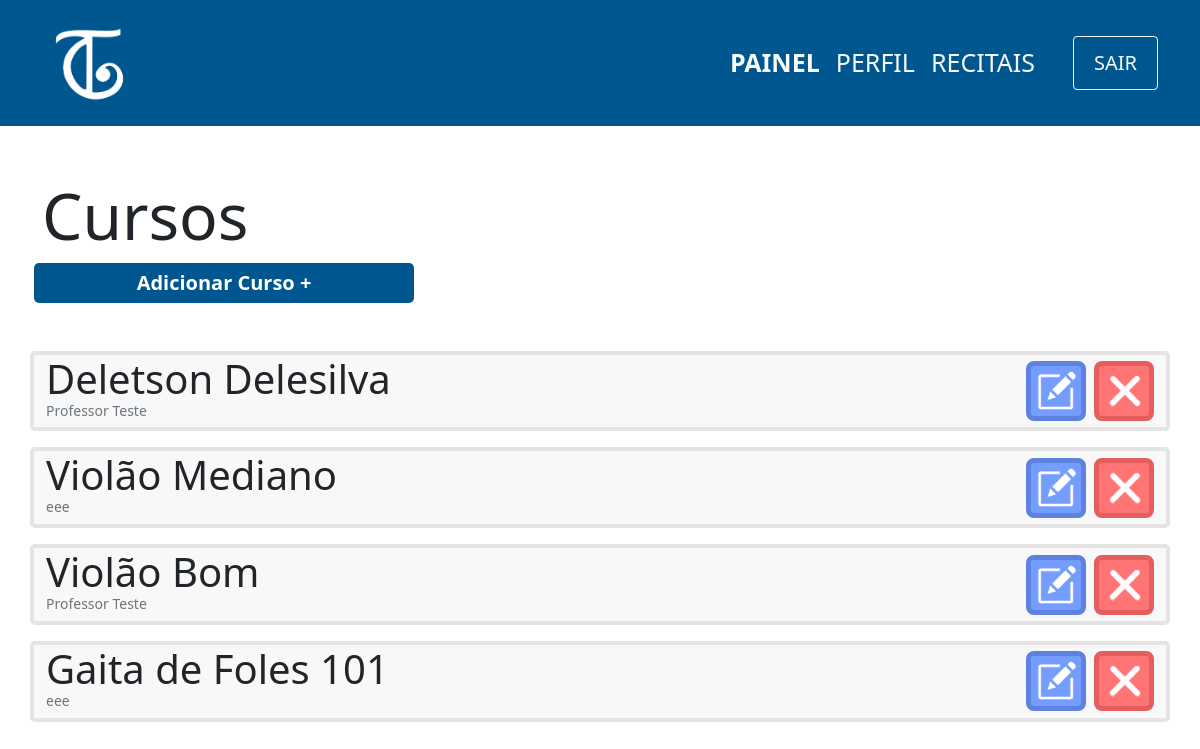
The page /view/curso/index.php (signed in) on the database its author committed.
### tables this page shows
CREATE TABLE curso(
                id INTEGER PRIMARY KEY,
                nome varchar(100) not null,
                id_professor integer not null,
                FOREIGN KEY (id_professor) references professor(id) ON DELETE CASCADE
            );

CREATE TABLE professor(
                id INTEGER PRIMARY KEY ,
                cpf varchar(11) not null,
                nome varchar(100) not null,
                senha varchar(100) not null,
                email varchar(100) not null,
                contrato varchar(150)
            );

### controller/curso/index.php (called while the page is built)
<?php
    require '../../db/connection.php';
    try {
        $sql=$db->prepare('SELECT curso.nome,curso.id,professor.nome as nomeProfessor FROM CURSO join PROFESSOR on CURSO.id_professor = PROFESSOR.id');
        $sql->execute();
        $cursos=$sql->fetchAll(PDO::FETCH_ASSOC);
    } catch (PDOException $e) {
        echo 'Erro ao executar comando no banco de dados: ' . $e->getMessage();
        exit();
    }
?>

### view/curso/index.php (the view, shortened to what this page needs)
<?php
    include '../../layouts/navbar.php';
    include '../../controller/curso/index.php';
?>
<div class="container">
    <div class="row mt-5">
        <h1 class="mt-1 display-3">Cursos</h1>
        <span class="btn-principal col-md-4 col-sm-12 mx-1 text-center mb-5" onclick="location.href='cadastro.php'">
            <a href="cadastro.php">Adicionar Curso +</a>
        </span>
        <?php
        foreach($cursos as $curso){
            echo'
            <div class="col-12 card d-flex flex-row mb-3 justify-content-between">
                <div class="d-flex flex-column" id="'.$curso['id'].'">
                    <p class="m-0 display-6">'.$curso['nome'].'</p>
                    <p class="m-0 text-muted display-3 mb-2" style="font-size:14px">'.$curso['nomeProfessor'].'</p>
                </div>
                <div class="d-flex align-items-center">
                    <button onclick="location.href=\'edit.php?id='.$curso['id'].'\';" class="btn-editar mx-2">
                        <img src="../../images/edit-icon.png" width=40px>
                    </button>
                    <button onclick="location.href=\'../../controller/curso/delete.php?id='.$curso['id'].'\';" class="btn-remover">
                        <img src="../../images/delete-icon.png" width=40px>
                    </button>
                </div>
            </div>';
            }
        ?>
    </div>
</div>

### css/style.css (style rules this page uses)
a { text-decoration: none; color:white; }
.btn-principal { background-color: #005790; color:white; padding: 5px 25px; font-weight: 600; font-size:20px; border:none; border-radius:5px; cursor: pointer; text-decoration: none; }
.card { background-color:#F8F8F8; border: 4px solid #E4E4E4; border-radius: 5px; }
.btn-editar { background-color:#759CFF; border: 5px solid #5E82DF; color:white; border-radius:8px; width:60px; height:60px; cursor: pointer; }
.btn-remover { background-color:#FF7575; border: 5px solid #E55E5E; color:white; border-radius:8px; width:60px; height:60px; cursor: pointer; }

### rows shown on the page
curso: nome "Deletson Delesilva", id_professor.nome "Professor Teste"
curso: nome "Violão Mediano", id_professor.nome "eee"
curso: nome "Violão Bom", id_professor.nome "Professor Teste"
curso: nome "Gaita de Foles 101", id_professor.nome "eee"
